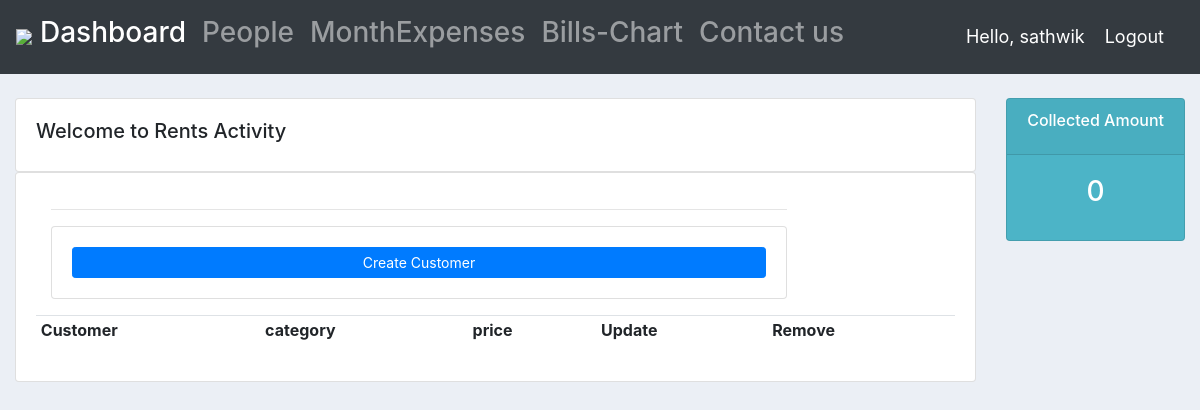
Page /products/ (signed in) on the earlier database version.
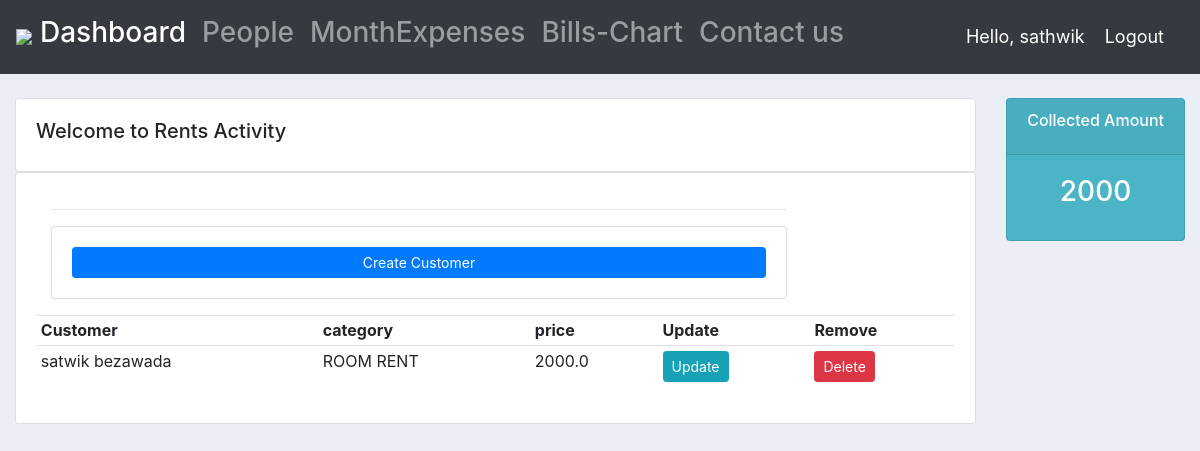
Same page on the later database version.
### cycle/models.py (models this page shows, shortened)
class Product(models.Model):
    CATEGORY = (
        ('ROOM RENT', 'Room Rent'),
        ('Maintance', 'Maintance'),
    )
    customer = models.ForeignKey(Customer, null=True, on_delete=models.SET_NULL)
    price = models.FloatField(null=True)
    category = models.CharField(max_length=200, null=True, choices=CATEGORY)
    date_created = models.DateTimeField(auto_now_add=True, null=True)

class Customer(models.Model):
    user=models.OneToOneField(User,null=True,blank=True,on_delete=models.CASCADE)
    name = models.CharField(max_length=200, null=True)
    phone = models.CharField(max_length=200, null=True)
    email = models.CharField(max_length=200, null=True)
    def __str__(self):
        return self.name

### cycle/views.py (the view, shortened to what this page needs)
# urls.py: path('products/', views.products,name="products"),
@login_required(login_url='loginform')
def products(request):
    now=date.today()
    products=Product.objects.all()
    go =products
    global total_prices
    global f
    total_prices = sum(product.price for product in products)
    f=int(total_prices)
    context={'products':products,'f':f,'go':go}
    group = None
    if request.user.groups.exists():
        group = request.user.groups.all()[0].name
    if group == 'admin':
        print()
    if now.day==4:
        products.delete()
        return render(request, 'main/products1.html', context)
    else:
        return render(request, 'main/products.html', context)

### cycle/templates/main/products.html (shortened to what this page needs)
{%  extends 'main/main.html' %}
{% block content %}
		<br>
		<div class="row">
			<div class="col-md">
				<div class="card card-body">
					<h5>Welcome to Rents Activity</h5>
				</div>
				<div class="card card-body">
					<table class="table">
						<div class="col-md-10">
		<hr>
		<div class="card card-body">
			<a class="btn btn-primary  btn-sm btn-block" href="{% url 'createproduct' %}">Create Customer</a>
			<table class="table table-sm">
				<tr>
					<th>Customer</th>
					<th>category</th>
					<th>price</th>
					<th>Update</th>
					<th>Remove</th>
				</tr>
                 {% for product in products %}
                <tr>
                    <td>{{product.customer}}</td>
                    <td>{{product.category}}</td>
                    <td>{{product.price}}</td>
                    <td><a class="btn btn-sm btn-info" href="{% url 'updateproduct' product.id %}"> Update</> </td>
                    <td><a class="btn btn-sm btn-danger"  href="{% url 'deleteproduct' product.id %}"> Delete</> </td>
                </tr>
                 {% endfor %}
			</table>
		</div>
	   </div>
		<br>
<div class="row">
	<div class="col">
		<div class="col-md">
			<div class="card text-center text-white  mb-3" id="total-customers">
			  	<div class="card-header">
			  		<h6 class="card-title">Collected Amount</h6>
			  	</div>
			  	<div class="card-body">
			    	<h3 class="card-title">{{f}}</h3>
			  	</div>
			</div>
		</div>
	</div>
 {% endblock content %}

Differences in the rows shown:
added Product: customer "satwik bezawada", category "ROOM RENT", price "2000.0"
Other differences:
{{ f }}: "0" → "2000"
